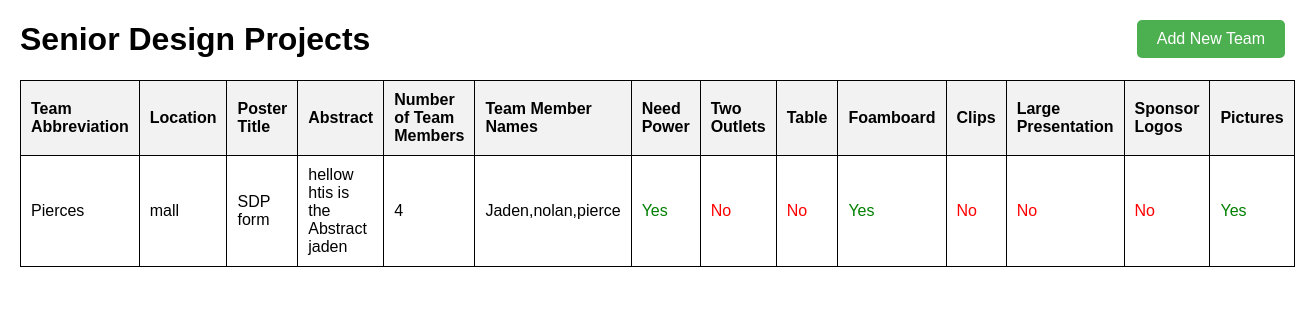
/main/, run on the app's committed database.
### main/models.py (models this page shows, shortened)
class SeniorDesign(models.Model):
    Team_abbreviation = models.CharField(max_length=100, default='Team')
    Location = models.CharField(max_length=100, default='Location')
    Poster_title = models.CharField(max_length=255, default='Title')
    Abstract = models.TextField(default= 'Abstract')
    num_team_members = models.IntegerField(default=1)
    team_member_names = models.TextField(default='Name')
    Need_power = models.BooleanField(default=False)
    two_outlets = models.BooleanField(default=False)
    table = models.BooleanField(default=False)
    foamboard = models.BooleanField(default=False)
    clips = models.BooleanField(default=False)
    large_presentation = models.BooleanField(default=False)
    sponsor_logos = models.BooleanField(default=False)
    pictures = models.BooleanField(default=False)

### main/views.py (the view)
# urls.py: path('main/', include('main.urls')),
def main(request):
    senior_designs = SeniorDesign.objects.all()
    return render(request, 'main_page.html', {'senior_designs': senior_designs})

### main/templates/main_page.html (shortened to what this page needs)
<!DOCTYPE html>
<html lang="en">
<head>
</head>
<body>
    <a href="{% url 'new_team_entry' %}" class="btn">Add New Team</a>
    <h1>Senior Design Projects</h1>
    <table>
        <tr>
            <th>Team Abbreviation</th>
            <th>Location</th>
            <th>Poster Title</th>
            <th>Abstract</th>
            <th>Number of Team Members</th>
            <th>Team Member Names</th>
            <th>Need Power</th>
            <th>Two Outlets</th>
            <th>Table</th>
            <th>Foamboard</th>
            <th>Clips</th>
            <th>Large Presentation</th>
            <th>Sponsor Logos</th>
            <th>Pictures</th>
        </tr>
        {% for senior_design in senior_designs %}
        <tr>
            <td>{{ senior_design.Team_abbreviation }}</td>
            <td>{{ senior_design.Location }}</td>
            <td>{{ senior_design.Poster_title }}</td>
            <td>{{ senior_design.Abstract }}</td>
            <td>{{ senior_design.num_team_members }}</td>
            <td>{{ senior_design.team_member_names }}</td>
            <td>
                {% if senior_design.Need_power %}
                    <span class="boolean-yes">Yes</span>
                {% else %}
                    <span class="boolean-no">No</span>
                {% endif %}
            </td>
            <td>
                {% if senior_design.two_outlets %}
                    <span class="boolean-yes">Yes</span>
                {% else %}
                    <span class="boolean-no">No</span>
                {% endif %}
            </td>
            <td>
                {% if senior_design.table %}
                    <span class="boolean-yes">Yes</span>
                {% else %}
                    <span class="boolean-no">No</span>
                {% endif %}
            </td>
            <td>
                {% if senior_design.foamboard %}
                    <span class="boolean-yes">Yes</span>
                {% else %}
                    <span class="boolean-no">No</span>
                {% endif %}
            </td>
            <td>
                {% if senior_design.clips %}
                    <span class="boolean-yes">Yes</span>
                {% else %}
                    <span class="boolean-no">No</span>
                {% endif %}
            </td>
            <td>
                {% if senior_design.large_presentation %}
                    <span class="boolean-yes">Yes</span>
                {% else %}
                    <span class="boolean-no">No</span>
                {% endif %}
            </td>
            <td>
                {% if senior_design.sponsor_logos %}
                    <span class="boolean-yes">Yes</span>
                {% else %}
                    <span class="boolean-no">No</span>
                {% endif %}
            </td>
            <td>
                {% if senior_design.pictures %}
                    <span class="boolean-yes">Yes</span>
                {% else %}
                    <span class="boolean-no">No</span>
                {% endif %}
            </td>
        </tr>
        {% endfor %}
    </table>
</body>
</html>

### main/templates/main_page.html (style rules this page uses)
body { font-family: Arial, sans-serif; margin: 20px; }
table { width: 100%; border-collapse: collapse; }
table, th, td { border: 1px solid black; }
th, td { padding: 10px; text-align: left; }
th { background-color: #f2f2f2; }
.boolean-yes { color: green; }
.boolean-no { color: red; }
.btn { display: inline-block; padding: 10px 20px; background-color: #4CAF50; color: white; text-decoration: none; border-radius: 5px; margin-bottom: 20px; position: absolute; top: 20px; right: 20px; }

### data on the page
SeniorDesign: Team_abbreviation "Pierces", Location "mall", Poster_title "SDP form", Abstract "hellow htis is the Abstract jaden", num_team_members "4", team_member_names "Jaden,nolan,pierce", Need_power "Yes", two_outlets "No", table "No", foamboard "Yes", clips "No", large_presentation "No", sponsor_logos "No", pictures "Yes"
